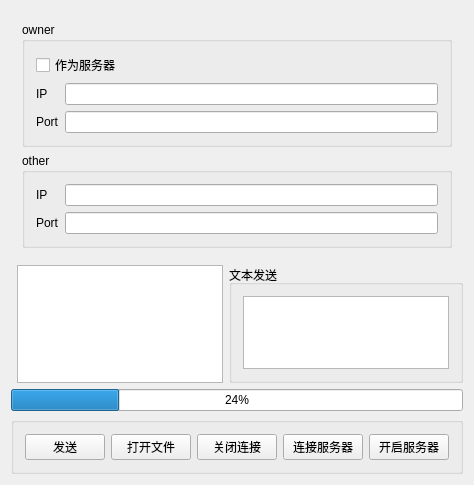
<?xml version="1.0" encoding="UTF-8"?>
<ui version="4.0">
 <class>Widget</class>
 <widget class="QWidget" name="Widget">
  <property name="geometry">
   <rect>
    <x>0</x>
    <y>0</y>
    <width>466</width>
    <height>485</height>
   </rect>
  </property>
  <property name="windowTitle">
   <string>Widget</string>
  </property>
  <layout class="QFormLayout" name="formLayout_3">
   <item row="0" column="0" colspan="2">
    <widget class="QWidget" name="widget" native="true">
     <layout class="QVBoxLayout" name="verticalLayout">
      <item>
       <widget class="QGroupBox" name="groupBox">
        <property name="title">
         <string>owner</string>
        </property>
        <layout class="QGridLayout" name="gridLayout">
         <item row="1" column="0">
          <layout class="QFormLayout" name="formLayout">
           <item row="0" column="0">
            <widget class="QLabel" name="label">
             <property name="text">
              <string>IP</string>
             </property>
            </widget>
           </item>
           <item row="0" column="1">
            <widget class="QLineEdit" name="lineEditOwnIP"/>
           </item>
           <item row="1" column="0">
            <widget class="QLabel" name="label_2">
             <property name="text">
              <string>Port</string>
             </property>
            </widget>
           </item>
           <item row="1" column="1">
            <widget class="QLineEdit" name="lineEditOwnPort"/>
           </item>
          </layout>
         </item>
         <item row="0" column="0">
          <widget class="QCheckBox" name="checkBoxisServer">
           <property name="text">
            <string>作为服务器</string>
           </property>
           <property name="checked">
            <bool>false</bool>
           </property>
          </widget>
         </item>
        </layout>
       </widget>
      </item>
      <item>
       <widget class="QGroupBox" name="groupBox_2">
        <property name="title">
         <string>other</string>
        </property>
        <layout class="QGridLayout" name="gridLayout_2">
         <item row="0" column="0">
          <layout class="QFormLayout" name="formLayout_2">
           <item row="0" column="0">
            <widget class="QLabel" name="label_3">
             <property name="text">
              <string>IP</string>
             </property>
            </widget>
           </item>
           <item row="0" column="1">
            <widget class="QLineEdit" name="lineEditOtherIP"/>
           </item>
           <item row="1" column="0">
            <widget class="QLabel" name="label_4">
             <property name="text">
              <string>Port</string>
             </property>
            </widget>
           </item>
           <item row="1" column="1">
            <widget class="QLineEdit" name="lineEditOtherPort"/>
           </item>
          </layout>
         </item>
        </layout>
       </widget>
      </item>
     </layout>
    </widget>
   </item>
   <item row="1" column="1">
    <layout class="QHBoxLayout" name="horizontalLayout_2">
     <item>
      <widget class="QListWidget" name="listWidget"/>
     </item>
     <item>
      <widget class="QGroupBox" name="groupBox_4">
       <property name="title">
        <string>文本发送</string>
       </property>
       <layout class="QGridLayout" name="gridLayout_3">
        <item row="0" column="0">
         <widget class="QTextEdit" name="textEdit"/>
        </item>
       </layout>
      </widget>
     </item>
    </layout>
   </item>
   <item row="2" column="0" colspan="2">
    <widget class="QProgressBar" name="progressBarSend">
     <property name="value">
      <number>24</number>
     </property>
    </widget>
   </item>
   <item row="3" column="0" colspan="2">
    <widget class="QGroupBox" name="groupBox_3">
     <property name="title">
      <string/>
     </property>
     <layout class="QHBoxLayout" name="horizontalLayout">
      <item>
       <widget class="QPushButton" name="btnSend">
        <property name="text">
         <string>发送</string>
        </property>
       </widget>
      </item>
      <item>
       <widget class="QPushButton" name="btnOpen">
        <property name="text">
         <string>打开文件</string>
        </property>
       </widget>
      </item>
      <item>
       <widget class="QPushButton" name="btnClose">
        <property name="text">
         <string>关闭连接</string>
        </property>
       </widget>
      </item>
      <item>
       <widget class="QPushButton" name="btnConnect">
        <property name="text">
         <string>连接服务器</string>
        </property>
        <property name="checkable">
         <bool>false</bool>
        </property>
        <property name="checked">
         <bool>false</bool>
        </property>
       </widget>
      </item>
      <item>
       <widget class="QPushButton" name="pushButtonStart">
        <property name="text">
         <string>开启服务器</string>
        </property>
        <property name="checkable">
         <bool>true</bool>
        </property>
        <property name="checked">
         <bool>false</bool>
        </property>
       </widget>
      </item>
     </layout>
    </widget>
   </item>
  </layout>
 </widget>
 <layoutdefault spacing="6" margin="11"/>
 <resources/>
 <connections/>
</ui>
